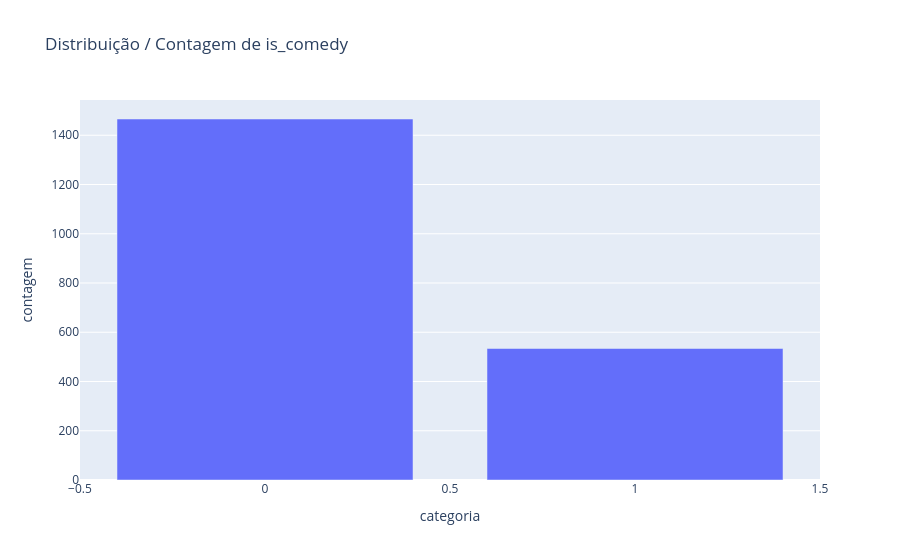
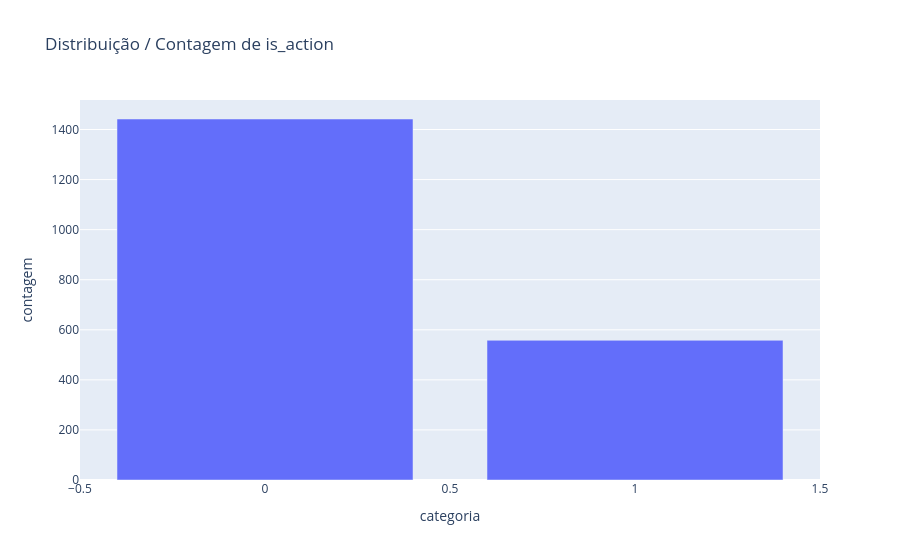
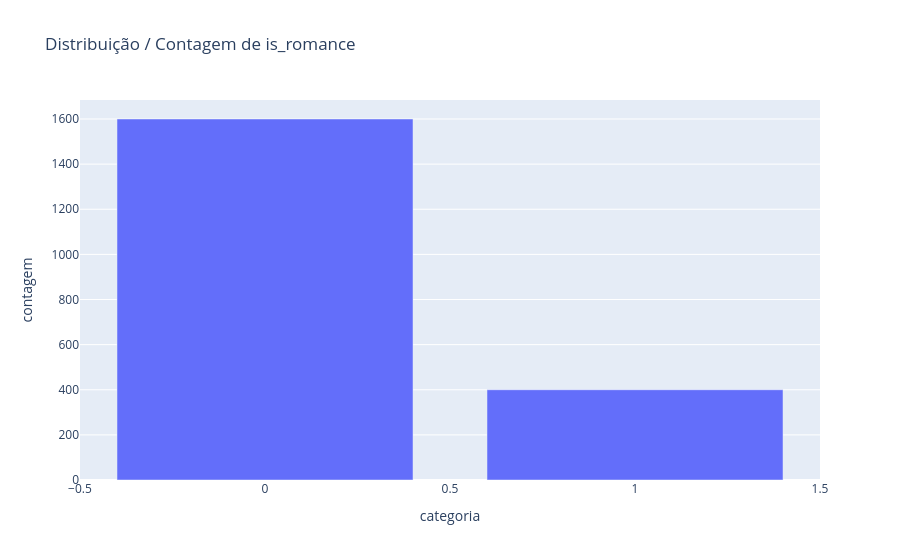

Notebook code cell kept with these figures, in order:
### Markdown cell above
### Visualizar Distribuição dos targets

### Code cell
for col in targets:
    df_count = df_filmes[col].value_counts().reset_index()
    df_count.columns = ['categoria', 'contagem']
    fig = px.bar(df_count,
                 x='categoria',
                 y='contagem',
                 title=f'Distribuição / Contagem de {col}')
    fig.show()

### Figure 1 — Plotly figure (JSON) as saved in the notebook; plotly's stock layout.template omitted (floating-point values rounded to 4 significant figures)
{"data": [{"alignmentgroup": "True", "hovertemplate": "categoria=%{x}<br>contagem=%{y}<extra></extra>", "legendgroup": "", "marker": {"color": "#636efa", "pattern": {"shape": ""}}, "name": "", "offsetgroup": "", "orientation": "v", "showlegend": false, "textposition": "auto", "type": "bar", "x": [0, 1], "xaxis": "x", "y": [1466, 534], "yaxis": "y"}], "layout": {"barmode": "relative", "legend": {"tracegroupgap": 0}, "title": {"text": "Distribuição / Contagem de is_comedy"}, "xaxis": {"anchor": "y", "domain": [0, 1], "title": {"text": "categoria"}}, "yaxis": {"anchor": "x", "domain": [0, 1], "title": {"text": "contagem"}}}}

### Figure 2 — Plotly figure (JSON) as saved in the notebook; plotly's stock layout.template omitted (floating-point values rounded to 4 significant figures)
{"data": [{"alignmentgroup": "True", "hovertemplate": "categoria=%{x}<br>contagem=%{y}<extra></extra>", "legendgroup": "", "marker": {"color": "#636efa", "pattern": {"shape": ""}}, "name": "", "offsetgroup": "", "orientation": "v", "showlegend": false, "textposition": "auto", "type": "bar", "x": [0, 1], "xaxis": "x", "y": [1442, 558], "yaxis": "y"}], "layout": {"barmode": "relative", "legend": {"tracegroupgap": 0}, "title": {"text": "Distribuição / Contagem de is_action"}, "xaxis": {"anchor": "y", "domain": [0, 1], "title": {"text": "categoria"}}, "yaxis": {"anchor": "x", "domain": [0, 1], "title": {"text": "contagem"}}}}

### Figure 3 — Plotly figure (JSON) as saved in the notebook; plotly's stock layout.template omitted (floating-point values rounded to 4 significant figures)
{"data": [{"alignmentgroup": "True", "hovertemplate": "categoria=%{x}<br>contagem=%{y}<extra></extra>", "legendgroup": "", "marker": {"color": "#636efa", "pattern": {"shape": ""}}, "name": "", "offsetgroup": "", "orientation": "v", "showlegend": false, "textposition": "auto", "type": "bar", "x": [0, 1], "xaxis": "x", "y": [1600, 400], "yaxis": "y"}], "layout": {"barmode": "relative", "legend": {"tracegroupgap": 0}, "title": {"text": "Distribuição / Contagem de is_romance"}, "xaxis": {"anchor": "y", "domain": [0, 1], "title": {"text": "categoria"}}, "yaxis": {"anchor": "x", "domain": [0, 1], "title": {"text": "contagem"}}}}
